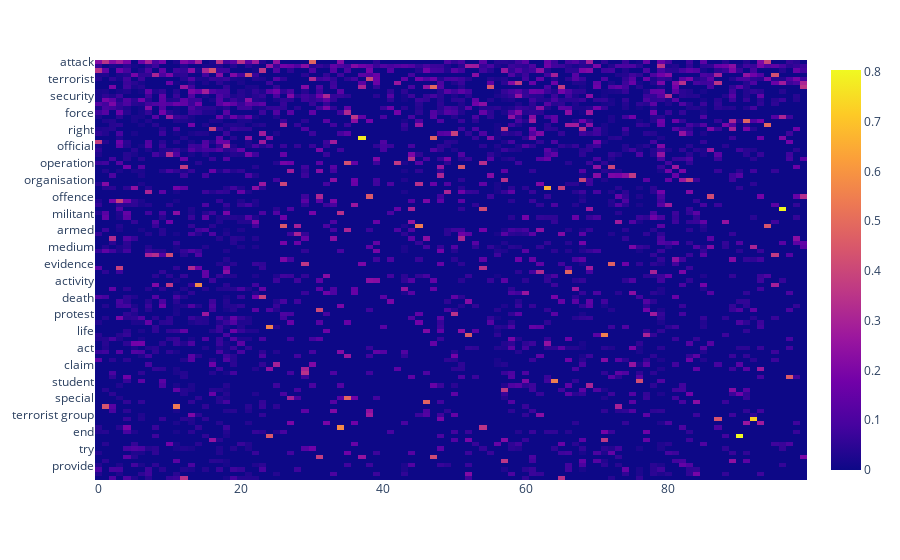

Source (notebook cell):
### Markdown cell above
Headmap of Top 50 TFIDF valued Key Words

### Code cell
px.imshow(df_TFIDF.sort_values(by='col_sum',ascending=False).iloc[:100,:-1],height=700).show()

### Figure 1 — Plotly figure (JSON) as saved in the notebook; plotly's stock layout.template omitted (floating-point values rounded to 4 significant figures; data arrays with more than 128 entries replaced by an {"elided": "..."} marker saying what was removed)
{"data": [{"coloraxis": "coloraxis", "hovertemplate": "x: %{x}<br>y: %{y}<br>color: %{z}<extra></extra>", "name": "0", "type": "heatmap", "x": [0, 1, 2, 3, 4, 5, 6, 7, 8, 9, 10, 11, 12, 13, 14, 15, 16, 17, 18, 19, 20, 21, 22, 23, 24, 25, 26, 27, 28, 29, 30, 31, 32, 33, 34, 35, 36, 37, 38, 39, 40, 41, 42, 43, 44, 45, 46, 47, 48, 49, 50, 51, 52, 53, 54, 55, 56, 57, 58, 59, 60, 61, 62, 63, 64, 65, 66, 67, 68, 69, 70, 71, 72, 73, 74, 75, 76, 77, 78, 79, 80, 81, 82, 83, 84, 85, 86, 87, 88, 89, 90, 91, 92, 93, 94, 95, 96, 97, 98, 99], "xaxis": "x", "y": ["attack", "terrorism", "group", "police", "terrorist", "arrest", "court", "government", "security", "people", "kill", "country", "force", "man", "law", "threat", "right", "military", "suspect", "leader", "official", "member", "authority", "accuse", "operation", "trial", "work", "lawyer", "organisation", "region", "family", "political", "offence", "prison", "officer", "border", "militant", "violence", "investigation", "level", "armed", "international", "sentence", "terror", "medium", "carry", "explosion", "anti", "evidence", "fighter", "troop", "national", "activity", "hospital", "extremist", "criminal", "death", "foreign", "target", "comment", "protest", "local", "service", "link", "life", "administration", "leave", "community", "act", "area", "fight", "war", "claim", "individual", "crime", "prosecutor", "student", "security force", "human", "decision", "special", "join", "camp", "commit", "terrorist group", "journalist", "measure", "soldier", "end", "company", "designation", "incident", "try", "set", "custody", "human right", "provide", "long", "plan", "victim"], "yaxis": "y", "z": {"elided": "100x100 float values"}}], "layout": {"autosize": true, "coloraxis": {"colorscale": [[0, "#0d0887"], [0.1111, "#46039f"], [0.2222, "#7201a8"], [0.3333, "#9c179e"], [0.4444, "#bd3786"], [0.5556, "#d8576b"], [0.6667, "#ed7953"], [0.7778, "#fb9f3a"], [0.8889, "#fdca26"], [1, "#f0f921"]]}, "margin": {"t": 60}, "xaxis": {"anchor": "y", "autorange": true, "constrain": "domain", "domain": [0, 1], "range": [-0.5, 99.5], "scaleanchor": "y", "type": "linear"}, "yaxis": {"anchor": "x", "autorange": true, "constrain": "domain", "domain": [0, 1], "range": [99.5, -0.5], "type": "category"}}}
